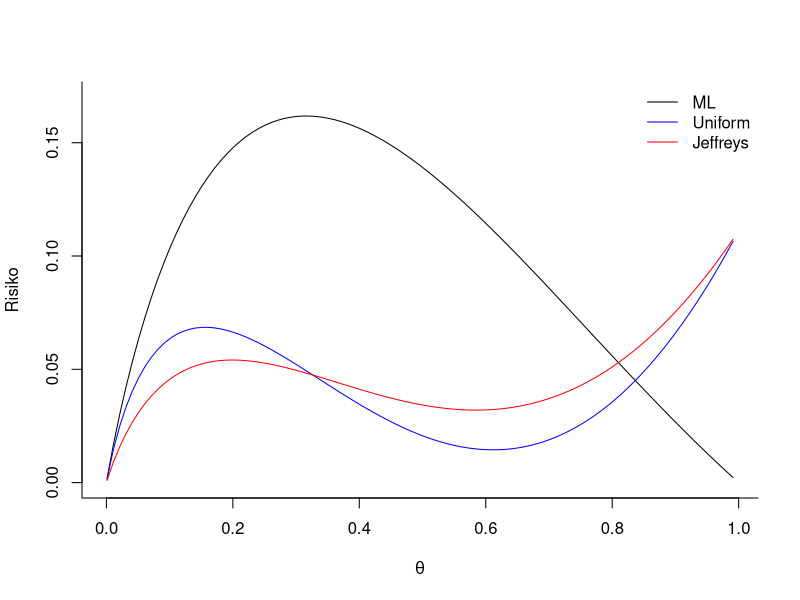

Source code (R): (Note: a time limit stopped this script after it produced the figure.)
# Oppgave d) ------------------------------------------------------------------
# Beregning av risikofunksjoner
thetas = seq(0.001,0.999,by=0.01)

risky = function(theta,f) {
  ys = 1:10000
  sum((theta-f(ys))^2*(1-theta)^(ys-1)*theta)
}

A = 10
B = 10

f_ML = function(x) 1/x
f_UP = function(x) 1/(1+x/2)
f_JP = function(x) 1/(1/2+x)

risk_ML = sapply(thetas,function(theta) risky(theta,f_ML))
risk_UP = sapply(thetas,function(theta) risky(theta,f_UP))
risk_JP = sapply(thetas,function(theta) risky(theta,f_JP))
plot(thetas,risk_ML,type="l",ylim=c(0,0.17),bty="l",
     ylab="Risiko",xlab=expression(theta))
lines(thetas,risk_UP,col="blue")
lines(thetas,risk_JP,col="red")
legend("topright",c("ML","Uniform","Jeffreys"),bty="n",
       col=c("black","blue","red"),lty=c(1,1,1))

# Oppgave f) ------------------------------------------------------------------
# Beregning av a og b fra et empirisk bayes perspektiv.
ys = c(1, 1, 2, 2, 2, 2, 2, 3, 3, 3, 
       3, 3, 5, 6, 6, 14, 15, 15, 20, 75)

llik = function(p,ys){
  a = p[1]
  b = p[2]
  sum(lbeta(a+1,b+ys-1) - lbeta(a,b))
}

ab = nlm(function(p) -llik(p,ys),p=c(1,1))$estimate
a  = ab[1]
b  = ab[2]

# Oppgave g) ------------------------------------------------------------------
# Simulering fra posterioren p(a,b|y).

N = 1000000
n = length(ys)

sampleit = function() {
  a = runif(1,0,100)
  b = runif(1,0,100)
  c(a,b,prod(beta(a+1,b+ys-1)/beta(a,b)))
}

samples = replicate(N,sampleit())
samples[3,] = samples[3,]/mean(samples[3,])

(expected_a = mean(samples[1,]*samples[3,]))
(expected_b = mean(samples[2,]*samples[3,]))

sd_a =  sqrt(mean(samples[1,]^2*samples[3,]) - expected_a^2)
sd_b =  sqrt(mean(samples[2,]^2*samples[3,]) - expected_b^2)

corr = (mean(samples[1,]*samples[2,]*samples[3,]) - 
          expected_a*expected_b)/(sd_a*sd_b)

# Oppgave h) ------------------------------------------------------------------
# Tabell over verdier.

parti = function(i,x) {
  mean(sapply(1:N,function(j) dbeta(x,samples[1,j]+1,
                    samples[2,j]+ys[i]-1)*samples[3,j]))
}

thetas = seq(0,1,by=0.001)

cols = function(i) {
  means  = sapply(thetas,function(x) parti(i,x))
  quants = cumsum(means)/length(means)
  q005   = thetas[which.min(abs(quants-0.05))]
  q050   = thetas[which.min(abs(quants-0.50))]
  q095   = thetas[which.min(abs(quants-0.95))]
  c(q005,q050,q095)
}

results = t(sapply(1:20,cols))
col1    = ys
col2    = 1/ys
col3    = (a+1)/(a+b+ys)
res     = cbind(col1,col2,col3,results)
round(res,3)
